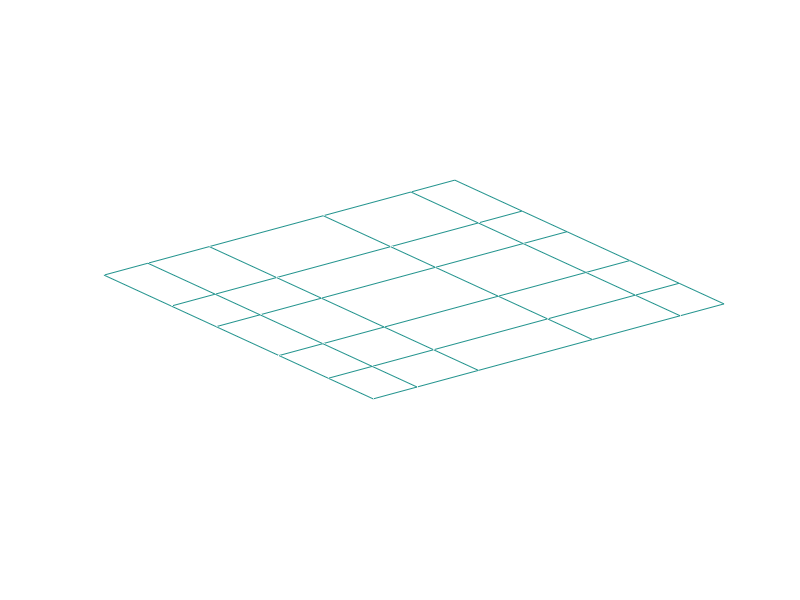

This figure's MATLAB source:
% f4_17
% Copyright S. Nakamura, 1995
set(gcf, 'NumberTitle','off','Name', 'Figure 4.17')

clear
clf
x=[0 1.0, 2.4, 5,7,8];
y=[0,1,2.1, 3.5,4.5,6];
[xm,ym]=meshgrid(x,y);
mesh(xm,ym,ones(size(xm)));
for i=1:2
text(x(i)-0.1,-0.3,['X'])
text(x(i)-0.1,-0.4,['  ',int2str(i)])
end
 i=3;  text(x(i)-0.1,-0.3,[' .'])
 i=5;  text(x(i)-0.1,-0.3,[' .'])
 i=4;
text(x(i)-0.1,-0.3,['X'])
text(x(i)-0.1,-0.4,['  m'])
 i=length(x);
text(x(i)-0.1,-0.3,['X'])
text(x(i)-0.1+0.04,-0.4,['  M'])
for j=1:2
if j < 3,  text(-0.6,y(j),['Y']), end
if j < 3,  text(-0.6,y(j)-0.1,['  ',int2str(j)]), end
end
 j= 4;  text(-0.6,y(j),['Y'])
 j= 4;  text(-0.6,y(j)-0.1,['  n'])
 j= 3;  text(-0.6,y(j),' .')
 j= length(y)-1;  text(-0.6,y(j),' .')
 j= length(y);  text(-0.6,y(j),'Y')
 j= length(y);  text(-0.6,y(j)-0.1,'  N')
axis([0,8,0,6])
axis('off')
